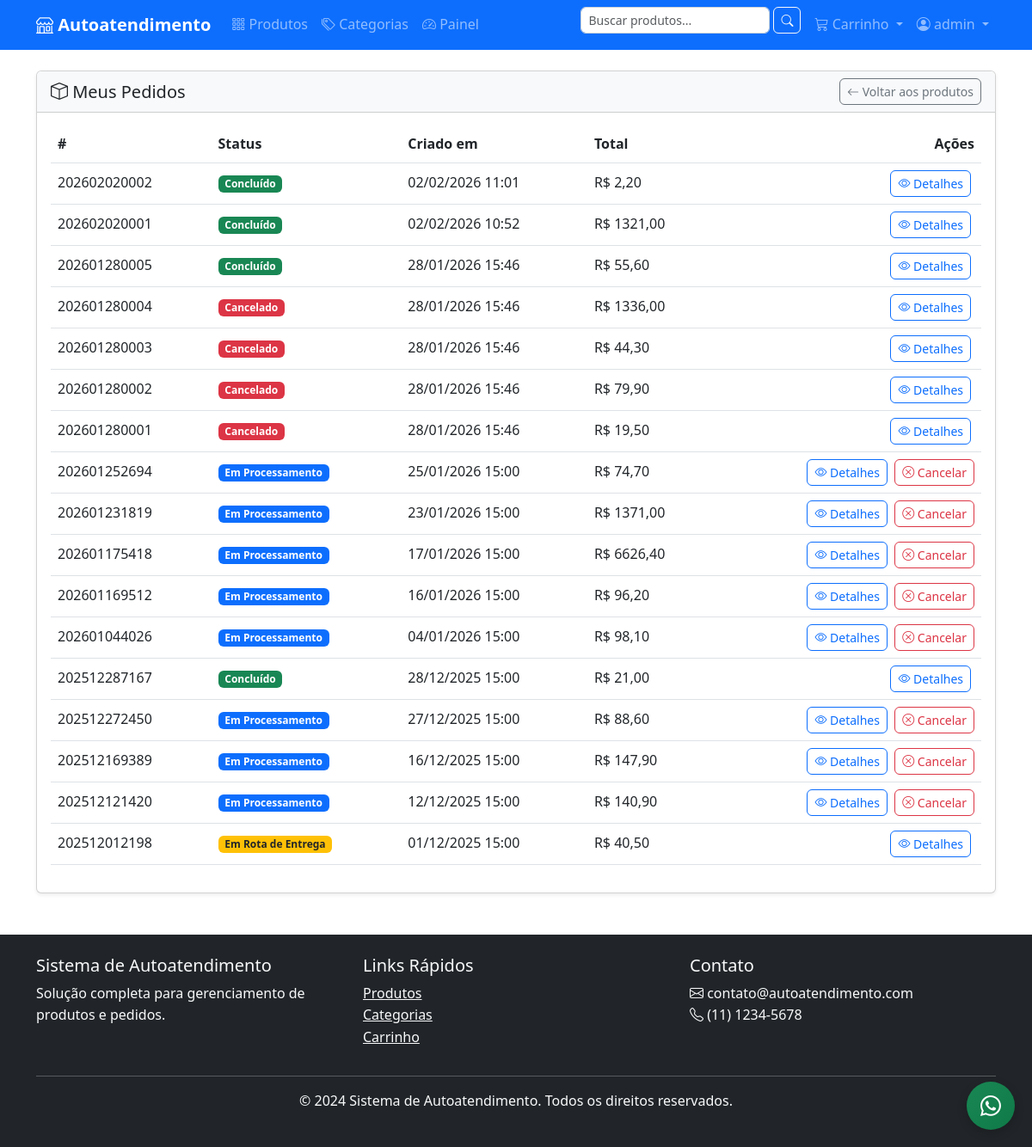
Page /orders/list/ (signed in) on the committed database.
### orders/models.py (models this page shows, shortened)
class Order(models.Model):
    STATUS_CHOICES = [
        ('processing', 'Em Processamento'),
        ('out_for_delivery', 'Em Rota de Entrega'),
        ('completed', 'Concluído'),
        ('cancelled', 'Cancelado'),
    ]
    PAYMENT_METHOD_CHOICES = [
        ('credit_card', 'Cartão de Crédito'),
        ('pix', 'PIX'),
        ('pay_on_delivery', 'Pagamento na Entrega'),
    ]
    id = models.UUIDField(primary_key=True, default=uuid.uuid4, editable=False)
    order_number = models.CharField('Número do Pedido', max_length=20, unique=True, db_index=True)
    user = models.ForeignKey(
        User,
        on_delete=models.SET_NULL,
        null=True,
        blank=True,
        verbose_name='Usuário'
    )
    session_key = models.CharField('Chave da Sessão', max_length=40, blank=True, db_index=True)
    customer_name = models.CharField('Nome do Cliente', max_length=100)
    customer_email = models.EmailField('Email do Cliente')
    customer_phone = models.CharField('Telefone do Cliente', max_length=20)
    status = models.CharField('Status', max_length=20, choices=STATUS_CHOICES, default='processing')
    payment_method = models.CharField('Forma de Pagamento', max_length=20, choices=PAYMENT_METHOD_CHOICES, default='credit_card')
    subtotal = models.DecimalField('Subtotal', max_digits=10, decimal_places=2, default=0)
    shipping_cost = models.DecimalField('Frete', max_digits=10, decimal_places=2, default=0)
    discount_amount = models.DecimalField('Desconto', max_digits=10, decimal_places=2, default=0)
    total_amount = models.DecimalField('Total', max_digits=10, decimal_places=2, default=0)
    coupon = models.ForeignKey(
        Coupon,
        on_delete=models.SET_NULL,
        null=True,
        blank=True,
        verbose_name='Cupom de Desconto'
    )
    notes = models.TextField('Observações', blank=True)
    created_at = models.DateTimeField('Criado em', auto_now_add=True)
    updated_at = models.DateTimeField('Atualizado em', auto_now=True)
    class Meta:
        verbose_name = 'Pedido'
        verbose_name_plural = 'Pedidos'
        ordering = ['-created_at']
        indexes = [
            models.Index(fields=['order_number']),
            models.Index(fields=['status']),
            models.Index(fields=['created_at']),
            models.Index(fields=['customer_email']),
        ]
    def get_absolute_url(self):
        return reverse('orders:order_detail', kwargs={'order_number': self.order_number})
    @property
    def status_display(self):
        return dict(self.STATUS_CHOICES).get(self.status, self.status)
    def can_be_cancelled(self):
        return self.status == 'processing'

### orders/views.py (the view)
# urls.py: path('list/', views.OrderListView.as_view(), name='order_list'),
class OrderListView(TemplateView):
    template_name = 'orders/order_list.html'
    def get_context_data(self, **kwargs):
        context = super().get_context_data(**kwargs)
        if self.request.user.is_authenticated:
            orders = Order.objects.filter(user=self.request.user).order_by('-created_at')
        else:
            orders = Order.objects.filter(
                session_key=self.request.session.session_key
            ).order_by('-created_at')
        context['orders'] = orders.select_related('shipping_address').prefetch_related('items__product')
        return context

### cart/context_processors.py (called while the page is built)
def cart(request):
    session_key = request.session.session_key
    if not session_key:
        return {'cart': None, 'cart_total': 0, 'cart_amount': 0}
    try:
        cart = Cart.objects.get(session_key=session_key)
        return {
            'cart': cart,
            'cart_total': cart.total_items,
            'cart_amount': cart.total_amount
        }
    except Cart.DoesNotExist:
        return {'cart': None, 'cart_total': 0, 'cart_amount': 0}

### templates/orders/order_list.html (shortened to what this page needs)
{% extends "base.html" %}
{% load static %}
{% block content %}
<div class="card shadow-sm">
  <div class="card-header bg-light d-flex justify-content-between align-items-center">
    <h5 class="mb-0"><i class="bi bi-box"></i> Meus Pedidos</h5>
    <a href="{% url 'products:product_list' %}" class="btn btn-sm btn-outline-secondary">
      <i class="bi bi-arrow-left"></i> Voltar aos produtos
    </a>
  </div>
  <div class="card-body">
    {% if orders %}
    <div class="table-responsive">
      <table class="table table-hover align-middle">
        <thead>
          <tr>
            <th>#</th>
            <th>Status</th>
            <th>Criado em</th>
            <th>Total</th>
            <th class="text-end">Ações</th>
          </tr>
        </thead>
        <tbody>
          {% for order in orders %}
          <tr id="order-row-{{ order.order_number }}">
            <td>{{ order.order_number }}</td>
            <td>
              <span id="status-badge-{{ order.order_number }}" class="badge
                {% if order.status == 'processing' %}bg-primary{% elif order.status == 'out_for_delivery' %}bg-warning text-dark{% elif order.status == 'completed' %}bg-success{% elif order.status == 'cancelled' %}bg-danger{% endif %}">
                {{ order.status_display }}
              </span>
            </td>
            <td>{{ order.created_at|date:"d/m/Y H:i" }}</td>
            <td>R$ {{ order.total_amount|floatformat:2 }}</td>
            <td class="text-end">
              <a href="{{ order.get_absolute_url }}" class="btn btn-sm btn-outline-primary me-1">
                <i class="bi bi-eye"></i> Detalhes
              </a>
              {% if order.can_be_cancelled %}
              <button
                class="btn btn-sm btn-outline-danger cancel-order-btn"
                data-order-number="{{ order.order_number }}">
                <i class="bi bi-x-circle"></i> Cancelar
              </button>
              {% endif %}
            </td>
          </tr>
          {% endfor %}
        </tbody>
      </table>
    </div>
    {% else %}
      <p class="text-muted mb-0">Você não possui pedidos.</p>
    {% endif %}
  </div>
</div>
{% endblock %}

### templates/base.html (shortened to what this page needs)
{% load static %}
<!DOCTYPE html>
<html lang="pt-br">
<head>
    <link href="https://cdn.jsdelivr.net/npm/bootstrap@5.3.0/dist/css/bootstrap.min.css" rel="stylesheet">
    <link rel="stylesheet" href="https://cdn.jsdelivr.net/npm/bootstrap-icons@1.10.0/font/bootstrap-icons.css">
    <link rel="stylesheet" href="{% static 'css/style.css' %}">
</head>
<body>
    <nav class="navbar navbar-expand-lg navbar-dark bg-primary">
        <div class="container">
            <a class="navbar-brand" href="{% url 'home' %}">
                <i class="bi bi-shop"></i> Autoatendimento
            </a>
            <div class="collapse navbar-collapse" id="navbarNav">
                <ul class="navbar-nav me-auto">
                    <li class="nav-item">
                        <a class="nav-link" href="{% url 'products:product_list' %}">
                            <i class="bi bi-grid-3x3-gap"></i> Produtos
                        </a>
                    </li>
                    <li class="nav-item">
                        <a class="nav-link" href="{% url 'products:category_list' %}">
                            <i class="bi bi-tags"></i> Categorias
                        </a>
                    </li>
                    {% if request.user.is_staff %}
                    <li class="nav-item">
                        <a class="nav-link" href="{% url 'painel:home' %}">
                            <i class="bi bi-speedometer2"></i> Painel
                        </a>
                    </li>
                    {% endif %}
                </ul>
                <ul class="navbar-nav">
                    <li class="nav-item">
                        <form class="d-flex me-2" method="get" action="{% url 'products:product_list' %}">
                            <input class="form-control form-control-sm" type="search" name="q" placeholder="Buscar produtos..." value="{{ request.GET.q }}">
                            <button class="btn btn-outline-light btn-sm ms-1" type="submit">
                                <i class="bi bi-search"></i>
                            </button>
                        </form>
                    </li>
                    <li class="nav-item dropdown">
                        <a class="nav-link dropdown-toggle" href="#" id="cartDropdown" role="button" data-bs-toggle="dropdown">
                            <i class="bi bi-cart3"></i>
                            Carrinho
                        </a>
                    </li>
                    {% if user.is_authenticated %}
                        <li class="nav-item dropdown">
                            <a class="nav-link dropdown-toggle" href="#" id="userDropdown" role="button" data-bs-toggle="dropdown">
                                <i class="bi bi-person-circle"></i> {{ user.first_name|default:user.username }}
                            </a>
                        </li>
                    {% else %}
                        <li class="nav-item">
                            <a class="nav-link" href="{% url 'accounts:login' %}">
                                <i class="bi bi-box-arrow-in-right"></i> Entrar
                            </a>
                        </li>
                    {% endif %}
                </ul>
            </div>
        </div>
    </nav>
    <main class="container my-4">
        {% block content %}{% endblock %}
    </main>
    <footer class="bg-dark text-light py-4 mt-5">
        <div class="container">
            <div class="row">
                <div class="col-md-4">
                    <h5>Sistema de Autoatendimento</h5>
                    <p>Solução completa para gerenciamento de produtos e pedidos.</p>
                </div>
                <div class="col-md-4">
                    <h5>Links Rápidos</h5>
                    <ul class="list-unstyled">
                        <li><a href="{% url 'products:product_list' %}" class="text-light">Produtos</a></li>
                        <li><a href="{% url 'products:category_list' %}" class="text-light">Categorias</a></li>
                        <li><a href="{% url 'cart:cart_detail' %}" class="text-light">Carrinho</a></li>
                    </ul>
                </div>
                <div class="col-md-4">
                    <h5>Contato</h5>
                    <p>
                        <i class="bi bi-envelope"></i> contato@autoatendimento.com<br>
                        <i class="bi bi-telephone"></i> (11) 1234-5678
                    </p>
                </div>
            </div>
            <hr>
            <div class="text-center">
                <p>&copy; 2024 Sistema de Autoatendimento. Todos os direitos reservados.</p>
            </div>
        </div>
    </footer>
        <a href="https://wa.me/qr/ANLDIFB7UZTSL1"
           class="btn btn-success d-flex align-items-center justify-content-center"
           target="_blank" rel="noopener" aria-label="Abrir WhatsApp"
           style="position: fixed; bottom: 20px; right: 20px; width: 56px; height: 56px; border-radius: 50%; box-shadow: 0 4px 12px rgba(0,0,0,.2); z-index: 1050;">
            <i class="bi bi-whatsapp fs-4"></i>
        </a>
</body>
</html>

### static/css/style.css (style rules this page uses)
:root { --primary-color: #0d6efd; --secondary-color: #6c757d; --success-color: #198754; --danger-color: #dc3545; --warning-color: #ffc107; --info-color: #0dcaf0; --light-color: #f8f9fa; --dark-color: #212529; }
body { font-family: 'Segoe UI', Tahoma, Geneva, Verdana, sans-serif; line-height: 1.6; color: var(--dark-color); }
.navbar-brand { font-weight: bold; font-size: 1.25rem; }
.navbar-nav .nav-link { font-weight: 500; transition: color 0.3s ease; }
.btn { border-radius: 6px; font-weight: 500; transition: all 0.3s ease; }
.btn-success { background: linear-gradient(135deg, var(--success-color), #0f7a47); border: none; }
.form-control, .form-select { border-radius: 6px; border: 1px solid #ced4da; }

### rows in the picture
Order: order_number "202602020002", status_display "Concluído", created_at "02/02/2026 11:01", total_amount "2,20"
Order: order_number "202602020001", status_display "Concluído", created_at "02/02/2026 10:52", total_amount "1321,00"
Order: order_number "202601280005", status_display "Concluído", created_at "28/01/2026 15:46", total_amount "55,60"
Order: order_number "202601280004", status_display "Cancelado", created_at "28/01/2026 15:46", total_amount "1336,00"
Order: order_number "202601280003", status_display "Cancelado", created_at "28/01/2026 15:46", total_amount "44,30"
Order: order_number "202601280002", status_display "Cancelado", created_at "28/01/2026 15:46", total_amount "79,90"
Order: order_number "202601280001", status_display "Cancelado", created_at "28/01/2026 15:46", total_amount "19,50"
Order: order_number "202601252694", status_display "Em Processamento", created_at "25/01/2026 15:00", total_amount "74,70"
Order: order_number "202601231819", status_display "Em Processamento", created_at "23/01/2026 15:00", total_amount "1371,00"
Order: order_number "202601175418", status_display "Em Processamento", created_at "17/01/2026 15:00", total_amount "6626,40"
Order: order_number "202601169512", status_display "Em Processamento", created_at "16/01/2026 15:00", total_amount "96,20"
Order: order_number "202601044026", status_display "Em Processamento", created_at "04/01/2026 15:00", total_amount "98,10"
Order: order_number "202512287167", status_display "Concluído", created_at "28/12/2025 15:00", total_amount "21,00"
Order: order_number "202512272450", status_display "Em Processamento", created_at "27/12/2025 15:00", total_amount "88,60"
Order: order_number "202512169389", status_display "Em Processamento", created_at "16/12/2025 15:00", total_amount "147,90"
Order: order_number "202512121420", status_display "Em Processamento", created_at "12/12/2025 15:00", total_amount "140,90"
Order: order_number "202512012198", status_display "Em Rota de Entrega", created_at "01/12/2025 15:00", total_amount "40,50"

### other values in the picture
{{ user.first_name|default:user.username }} "admin"
